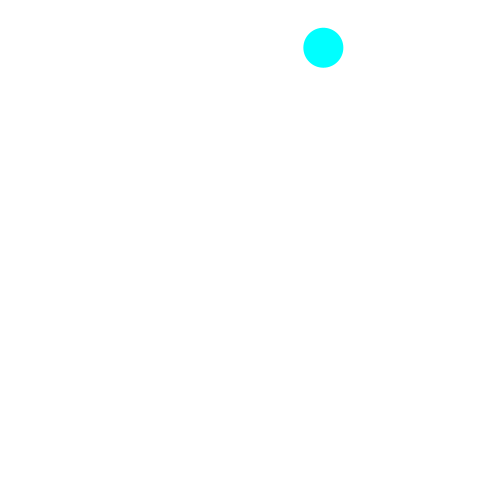
Frame 1 (no input)
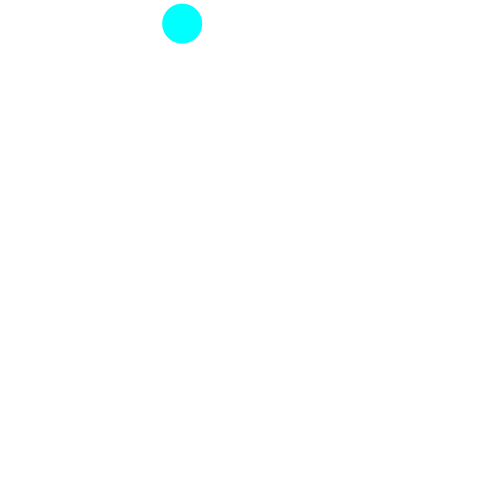
Frame 60 (the mouse pressed at the canvas centre just before this capture)
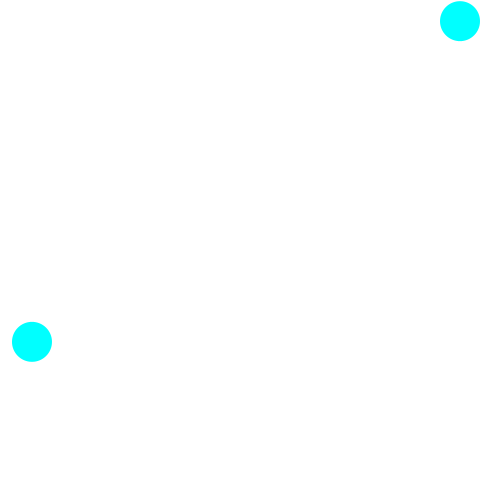
Frame 120 (the mouse held since frame 60 and released just before this capture)

The Processing sketch that drew these frames (run headless with seeded random() and noise(); from frame 60 on, the mouse is pressed at the canvas centre):

// Processing sketch: ObjectsAndMouseCursor
// ── ObjectsAndMouseCursor.pde
final float d = 40;
final int fps = 60;
final int max_ball=5000;
final float gravity =9.8/fps;
final float elas = 0.98;
int mKey=0;
float[][] balls = new float[max_ball][];

void setup() {
    frameRate(fps);
    size(480, 480);
    noStroke();
    colorMode(HSB, 360, 100, 100);
    fill(0, 0, 0);
    balls = MakeBall(balls);
}

void draw(){
    background(0,0,100);
    for(int i =0;i<mKey;i++){
        if((balls[i][0]-mouseX)*(balls[i][0]-mouseX)+(balls[i][1]-mouseY)*(balls[i][1]-mouseY)-(d*d)/4<=0){
            fill(0,100,100);
            balls = MakeBall(balls);
        }else{
            fill(180,100,100);
        }
        BoundBall(balls[i]);
        ellipse(balls[i][0], balls[i][1], d, d);
    }
}

void BoundBall(float[] ball) {
    ball[0]  += ball[2];
    ball[3] += gravity;
    ball[1]  += ball[3];
    if (ball[0] < d / 2) {
        ball[2] = - ball[2] * elas;
        ball[0] = d / 2;
    } else if (ball[0] > width - d / 2) {
        ball[2] = - ball[2]  * elas;
        ball[0] = width - d / 2;
    }
    if (ball[1] > height - d / 2) {
        ball[3] = - ball[3] * elas;
        ball[1] = height - d / 2;
    } else if (ball[1] < d / 2) {
        ball[3] = - ball[3] * elas;
        ball[1] = d / 2;
    }
}

float[][] MakeBall(float[][] ball){
    if(mKey<max_ball){
        float[] f = {random(0,width),random(0,-50),random(0,50),random(0,50)};
        ball[mKey]= f;
        mKey++;
    }
    return ball;
}
